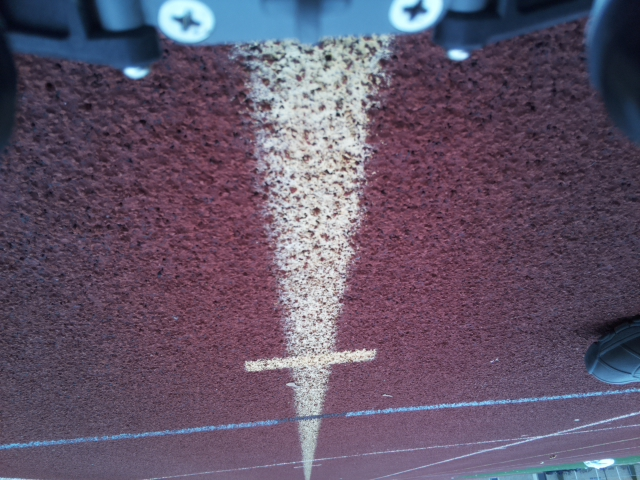
#> input picture InputImages/low_res_pic_14.jpg, 640 x 480 px
$ python LineDetector.py
#> lines starting #> are read from the running program, lines starting #| are printed output that depends on the picture; pictures that were not available may be replaced by others from this repository, and a replacement may not be noted
### VideoPlayer.py
import numpy as np
import cv2 as cv
import sys

class VideoPlayer(object):

    def __init__(self, file_name):
        self.file_name = file_name
        self.cap = cv.VideoCapture(self.file_name)

        #Make sure the file is valid
        if( self.cap.isOpened() == False):
            raise NameError("Could not find filename {}".format(self.file_name))

    def __del__(self):
        self.cap.release()

    #Returns next frame of video as an image (np.array)
    def next_frame(self):
        ret, frame = self.cap.read()
        return ret, frame

    #Plays the whole video using cv.imshow
    #stops when user hits q
    # [22 lines left out: functions play_all, wait_for_key, not called in this run]

    #Display a frame using cv.imshow and wait 50ms for frame to appear
    #returns true if q pressed
    def show_frame(self,frame):
        cv.imshow('frame',frame)
        if cv.waitKey(50) & 0xFF == ord('q'):
            return True
        else:
            return False
"""
#cap = cv.VideoCapture('TrackDC_Video_4.h264')
cap = cv.VideoCapture('TrackDC_Intercepting_Lines.h264')

while(cap.isOpened() ):
    ret, frame = cap.read()

    cv.imshow('frame',frame)
    #print(frame

    #key = cv.waitKey(5)
    if cv.waitKey(50) & 0xFF == ord('q'):
        break

cap.release()

"""
# [15 lines that do not run on import are left out]

### LineDetector.py
import cv2 as cv
import numpy as np
import math as math
import time
import VideoPlayer

#Global Output folder (for testing)
output_folder = 'OutputImages/'

#Colors for drawing on image
green = [0,255,0]
purple = [255,0,255]
blue = [255,0,0]

### Classes

class YInterceptLine(object):
    #Line represented by: y = m*x+b

    def __init__(self, _m, _b):
        self.m = _m
        self.b = _b

    #Predict the y value
    def predict_y(self, x):
        #y = m*x + b
        return (self.m * x) + self.b

    #Predict the x value
    def predict_x(self, y):
        #x = (y-b) / m
        return (y - self.b) / self.m

    #Draw this line on given image
    # [7 lines left out: function draw, not called in this run]

class PolarLine(object):
    #Line represented by: r = x *cos(theta) + y*sin(theta)

    def __init__(self, _rho, _theta):
        self.rho = _rho
        self.theta = _theta

    #Predict the y value
    def predict_y(self, x):
        #Y = (r-Xcos(theta)) / sin(theta)
        return (self.rho - (x*np.cos(self.theta))) / np.sin(self.theta)

    #Given y, predict the x value
    def predict_x(self, y):
        #X = (r-Ysin(theta)) / cos(theta)
        return (self.rho - (y*np.sin(self.theta))) / np.cos(self.theta)

    #Draw this line on given image
    def draw(self, img):
        color = [0,255,0]
        left_x = 0
        right_x = img.shape[1] #columns
        pt1 = (left_x, int(self.predict_y(left_x)) )
        pt2 = (right_x, int(self.predict_y(right_x)) )
        #print("pt1,pt1",pt1,pt2)
        cv.line( img, pt1, pt2, color, 2)


#This is a pipeline that applies dilate, gaussian blur, then a canny filter to output edges.
#Tuned for 320x240 image
#Input - 320x240 gray image (8 bit input)
#output - 320x240 edge image (1 for edge, 0 for not)
def FilterPipeline(img_gray):

    #dilation params
    #Dilation takes max within kernel, and applies it to every other pixel within kernel
    dilate_kernal_size = 5
    dilate_kernel = cv.getStructuringElement(cv.MORPH_RECT, (dilate_kernal_size,dilate_kernal_size) )

    #Gauss kernal params
    gauss_kernel_size = 21
    gauss_kernel = (gauss_kernel_size,gauss_kernel_size)
    gauss_sigma = 3 #for both x and y

    #Canny filter params
    #Recommended upper is 2x-3x lower threshold (rec by openCV)
    lower_canny_threshold = 25
    upper_canny_threshold = 75
    canny_kernel_size = 3

    #Step 1 of Filter - Dilate
    filtered_img = cv.dilate(src=img_gray, kernel=dilate_kernel)

    #Step 2 of Filter - Gaussian Blur
    filtered_img = cv.GaussianBlur(
       src=filtered_img,ksize=gauss_kernel, sigmaX=gauss_sigma, sigmaY=gauss_sigma,\
       borderType=cv.BORDER_REPLICATE)
    # [6 lines of commented-out code are left out]
    edges = cv.Canny(
        image=filtered_img,threshold1=lower_canny_threshold,threshold2=upper_canny_threshold, \
        apertureSize=canny_kernel_size)
    #cv.imwrite(output_folder + "edges.jpg",edges)

    return edges

#Outputs Houghlines tuned for 320x240 image
# Uses cv.HoughLinesP if probabilistic=True, which outputs lines as two (x,y) points
# default uses cv.HoughLines, which outputs lines in rho,theta format
def FindLines(edge_img, probabilistic=False):
    rho_resolution = 1 #distance resolution of accumulator in pixels
    theta_resolution = np.pi / 180 #angle resolution of accumulator in rads
    threshold = 50 #only return lines with greater number of votes

    #for HoughLInesP
    min_line_length = 50#100
    max_line_gap = 50#100

    if probabilistic:
        lines = cv.HoughLinesP(edge_img, rho=rho_resolution, theta=theta_resolution, threshold=threshold, minLineLength=min_line_length, maxLineGap=max_line_gap)
    else:
        lines = cv.HoughLines(edge_img,rho_resolution,theta_resolution,threshold)#,min_theta=0,max_theta=2*np.pi)

    return lines

# Take HoughLines and eliminate unlikely candidates. Then group using kmeans and output as np array
def FilterForTrackLaneLines(lines, probabilistic=False):

    #Raise an exception if there are less than the two edges of a single line. Clustering assumes atleast 2
    if lines.shape[0] < 2:
        raise Exception('Expected atleast 2 lines before filter. Found {}'.format(lines.shape[0]))

    #Step 1: Take output of HoughLines(P) and convert to useful np matrix format
    if probabilistic:
        clustering_lines = np.zeros( (lines.shape[0],2) )
        count = 0
        for line in lines:
            #print("Line #{}".format(count) )
            coords = line[0]
            pt1 = (coords[0],coords[1])
            pt2 = (coords[2],coords[3])

            #Creating numpy matrix from tuple to feed to kmeans
            slope_intercept = ConvertToSlopeIntercept(coords)
            #print("Slope = {} , B = {} ".format(slope_intercept[0],slope_intercept[1]))
            clustering_lines[count] = np.array(slope_intercept)
            count += 1

    else:
        matrix_shape = (lines.shape[0],lines.shape[2])
        clustering_lines = lines.reshape(matrix_shape)

    #Step 2 - Eliminate lines that are unlikely to be track lane lines
    if probabilistic:
        #Filter lines that are too horizontal (+-30deg of 0 which is horizontal)
        #tan(theta) = opp/adj -> rise/run -> slope. tan(theta) == slope
        lower_angle_threshold = np.tan(30 * np.pi/180)
        upper_angle_threshold = np.tan(-30 * np.pi/180)

        selection_array = (clustering_lines[:,0] >= lower_angle_threshold) | (clustering_lines[:,0] <= upper_angle_threshold)
        clustering_lines = clustering_lines[selection_array]
    else:
        #Filter lines that are too horizontal (60-120deg, +-30deg of 90 which is horizontal)
        lower_angle_threshold = 60 * np.pi/180
        upper_angle_threshold = 120 * np.pi/180

        selection_array = (clustering_lines[:,1] <= lower_angle_threshold) | (clustering_lines[:,1] >= upper_angle_threshold)
        clustering_lines = clustering_lines[selection_array]

    #print ("filtered clustering lines")
    #print (clustering_lines)

    #Raise an exception if there are less than the two lines after filtering. Centering assumes atleast 2
    if clustering_lines.shape[0] < 2:
        raise Exception('Expected atleast 2 lane lines after filter. Found {}'.format(clustering_lines.shape[0]))

    #Step 3 - Cluster remaining lines so that we have 2 groups.
    if probabilistic:
        # probabilistic lines are in slope-intercept (m,b) format so cluster on that
        criteria = (cv.TERM_CRITERIA_MAX_ITER, 10, 0.001)
        clustering_lines = np.float32(clustering_lines)
        ret,label,best_lines=cv.kmeans(clustering_lines,2,None,criteria,10,cv.KMEANS_RANDOM_CENTERS)

    else:
    # standard hough lines in polar(rho,theta). This has discontinuity on when going from 2pi->0...
    # ...so we convert to (x,y) representation and cluster on those points
        #Convert to x/y form using sin/cos to avoid discontinuities in (theta 0-2pi, and rho negative distance)
        xy_clustering = np.copy(clustering_lines)
        xy_clustering[:,0] = np.sin(clustering_lines[:,1]) * clustering_lines[:,0] #y's = sin(theta) * rho
        xy_clustering[:,1] = np.cos(clustering_lines[:,1]) * clustering_lines[:,0] #x's = cos(theta) * rho

        #kmeans clustering
        criteria = (cv.TERM_CRITERIA_MAX_ITER, 10, 0.001)
        xy_clustering = np.float32(xy_clustering)
        ret,label,centers_xy=cv.kmeans(xy_clustering,2,None,criteria,10,cv.KMEANS_RANDOM_CENTERS)

        #convert back to theta/rho
        best_lines=np.copy(centers_xy)
        best_lines[:,0] = np.sqrt(centers_xy[:,0]*centers_xy[:,0] + centers_xy[:,1]*centers_xy[:,1]) #rho
        #best_lines[:,1] = np.arctan(centers_xy[:,0]/centers_xy[:,1])
        best_lines[:,1] = np.arctan2(centers_xy[:,0],centers_xy[:,1])

        #print("KMeans Centers -- \n{}".format(best_lines))

    return best_lines

# make sure that any lines in given input, reach from the top of the image to bottom (within img dimensions)
# Input - prediction_lines - List of Yintercept/PolarLines
#   image_shape - shape of image to check dimensions of (rows,columns)
# Output - returns list of lines that fit within dimensions while spanning top to bot
# [14 lines left out: function FilterForTopToBotLines, not called in this run]

#Predict the x position corresponding to y for each line, then take the middle of those two
def PredictLinesCenterX(y,prediction_lines):
    x_sum = 0
    for line in prediction_lines:
        x_sum += line.predict_x(y)

    center_point = ( int(x_sum / len(prediction_lines) ), y)

    return center_point


#Finds the center of two (x,y) points and returns (x,y) as integers
# [61 lines left out: functions FindCenter, ConvertToSlopeIntercept, DrawLines, not called in this run]


#Given image, find the track lines and return grouped lines (merged)
# Probabilistic - determines whether lines found using HoughLInes or HoughLinesP
#Returns: list of lines (lines as either YinterceptLine class or PolarLine depending)
def FindAndGroupLines(test_img, probabilistic = False):

    # [7 lines of commented-out code are left out]
    img_gray = test_img

    #Step 1 - Pass through filters
    edges = FilterPipeline(img_gray)

    #Step 2 - Find all Lines within image
    lines = FindLines(edges,probabilistic)

    #Step 3 - Eliminate non-track lines, and then group to find most likely line
    #TODO: How to handle if camera FOV is large and sees more than 1 track lane? - bin by distance 2 center?
    best_lines = FilterForTrackLaneLines(lines, probabilistic)

    #convert to classes for ease of calculating x/y from line format
    prediction_lines = []
    if probabilistic:
        for i, line in enumerate(best_lines):
            prediction_lines.append(YInterceptLine(best_lines[i,0],best_lines[i,1]))
    else:
        for i, line in enumerate(best_lines):
            prediction_lines.append(PolarLine(best_lines[i,0],best_lines[i,1]))

    #draw lines on img for visualization
    for line in prediction_lines:
        line.draw(test_img)

    #Step 3.5 - Another elimination step. Check that all best_lines touch top and bottom of picture
    # --- this ended up filtering out some lines we want. may revisit later
    #prediction_lines = FilterForTopToBotLines(prediction_lines,test_img.shape)
    #prediction_lines = [line1]
    return prediction_lines

#Find the center point of track lane line in image
#   Return as (x,y) - where y is assumed to be half the image height
def LaneCenterFinder(test_img, prediction_lines):

    #Step 4 - Find center
    #print("Lane Center Finder test_img shape", test_img.shape)
    middle_y = int(test_img.shape[0] / 2)
    #center_point = PredictLinesCenterX(middle_y,line1,line2)
    center_point = PredictLinesCenterX(middle_y,prediction_lines)

    #Draw output
    #For testing purposes
    cv.circle(test_img, center_point, 3, blue, thickness=3, lineType=8, shift=0)
    # [6 lines of commented-out code are left out]


    return center_point

def windows_mp4_video_writer(filename,frame_size,fps=24):
    fourcc = cv.VideoWriter_fourcc(*'MP4V')
    return cv.VideoWriter(filename,fourcc,fps,frame_size)

def play_video_with_line_detection(video_file,write_video=False):
    video_player = VideoPlayer.VideoPlayer(video_file)

    ret, next_frame = video_player.next_frame()
    quit = False
    if(write_video):
        w = 320
        h = 240
        video_out = windows_mp4_video_writer('processed_video.avi', (w,h), 26)
    while (ret == True) and (quit == False):
        ##PROCESS FRAME##
        #Current filter pipeline designed for 320x240, have to downsample mannually (future config camera)
        downsampled_orig = cv.pyrDown(src=next_frame)

        best_lines = FindAndGroupLines(downsampled_orig)
        LaneCenterFinder(downsampled_orig,best_lines)
        ##################

        #cv.imshow('frame',next_frame)
        quit = video_player.show_frame(downsampled_orig)
        ret, next_frame = video_player.next_frame()

        if write_video:
            video_out.write(downsampled_orig)

    if write_video:
        video_out.release()

if __name__ == "__main__":

    input_filename = 'InputImages/low_res_pic_14.jpg'
    img = cv.imread(input_filename)
#> img is the input picture: shape (480, 640, 3); mean B, G, R 105.5, 85.3, 98.6
    img_gray = cv.cvtColor(img,cv.COLOR_BGR2GRAY)

    timec1 = time.clock()
    timet1 = time.time()

    #Current filter pipeline designed for 320x240, have to downsample mannually stills (video camera configured)
    downsampled_orig = cv.pyrDown(src=img)
    img_gray = cv.pyrDown(src=img_gray, dst=img_gray ) #defaults to half size
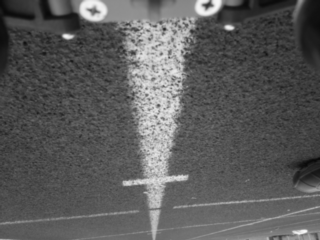
#> img_gray: shape (240, 320); min 8, max 250, mean 91.6

    timec2 = time.clock()
    timet2 = time.time()
    #print(timet2-timet1,timec2-timec1)

    #Verify shape
    #downsampled_orig = img
    if ((downsampled_orig.shape[0]!=240) or  (downsampled_orig.shape[1] != 320) ):
        print("Error in expected shape. Got {} expexted {}".format(downsampled_orig.shape[0:2],(240,320)) )
        exit()
    #Test(img_gray)
    print ("downsampled_orig.shape",downsampled_orig.shape)
#| downsampled_orig.shape (240, 320, 3)
    best_lines = FindAndGroupLines(downsampled_orig)
#> in FilterPipeline, `edges = cv.Canny( image=filtered_img,threshold1=lower_canny_threshold,..`:
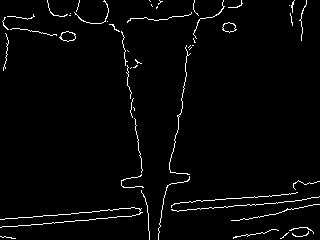
#> edges: shape (240, 320); 2.6% white in thin lines or dots
#> in FindLines, `lines = cv.HoughLines(edge_img,rho_resolution,theta_resolution,thresho..`: lines = 17 rows, first 8: [218, 1.48], [226, 1.48], [220, 1.47], [214, 1.5], [196, 0.175], [227, 1.47], [217, 1.52], [-116, 3]
#> in FilterForTrackLaneLines, `clustering_lines = lines.reshape(matrix_shape)`: clustering_lines has the same summary as lines in FindLines
#> in FilterForTrackLaneLines, `clustering_lines = clustering_lines[selection_array]`: clustering_lines = [[196, 0.175], [-116, 3], [193, 0.157], [198, 0.192], [-114, 2.98], [-119, 3.02], [192, 0.122]]
#> in FilterForTrackLaneLines, `xy_clustering = np.copy(clustering_lines)`: xy_clustering has the same summary as clustering_lines
#> in FilterForTrackLaneLines, `xy_clustering = np.float32(xy_clustering)`: xy_clustering = [[34.04, 193], [-16.14, 114.9], [30.19, 190.6], [37.78, 194.4], [-17.83, 112.6], [-14.5, 118.1], [23.4, 190.6]]
#> in FilterForTrackLaneLines, `ret,label,centers_xy=cv.kmeans(xy_clustering,2,None,criteria,10,cv.KME..`: ret = 144.5; label = [0, 1, 0, 0, 1, 1, 0]; centers_xy = [[31.35, 192.1], [-16.16, 115.2]]
#> in FindAndGroupLines, `best_lines = FilterForTrackLaneLines(lines, probabilistic)`: best_lines = [[194.7, 0.162], [116.3, -0.139]]
#> the loop in FindAndGroupLines, `for i, line in enumerate(best_lines):` made 2 passes
#> after the loop in FindAndGroupLines, `for i, line in enumerate(best_lines):`: prediction_lines = 2 items
#> the loop in FindAndGroupLines, `for line in prediction_lines:` made 2 passes
#> (color in draw, left_x in draw, right_x in draw, pt1 in draw, pt2 in draw) on passes 1 to 2: ([0, 255, 0], 0, 320, (0, 1208), (320, -752)), ([0, 255, 0], 0, 320, (0, -837), (320, 1443))
#> best_lines = 2 items
    LaneCenterFinder(downsampled_orig,best_lines)
#> the loop in PredictLinesCenterX, `for line in prediction_lines:` made 2 passes
#> x_sum on passes 1 to 2: 177.7, 312
#> after the loop in PredictLinesCenterX, `for line in prediction_lines:`: x_sum = 312
#> in PredictLinesCenterX, `center_point = ( int(x_sum / len(prediction_lines) ), y)`: center_point = (155, 120)
#> in LaneCenterFinder, `cv.circle(test_img, center_point, 3, blue, thickness=3, lineType=8, sh..`:
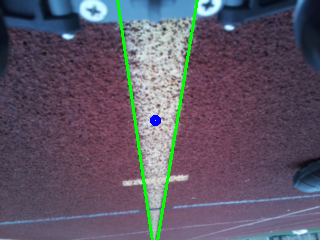
#> test_img: shape (240, 320, 3); mean B, G, R 103.1, 87.7, 95.9

    print("---Video Playback---")
    #play_video_with_line_detection('InputImages/TrackDC_Intercepting_Lines.h264')
    play_video_with_line_detection('TrackDC_Video_3.h264')
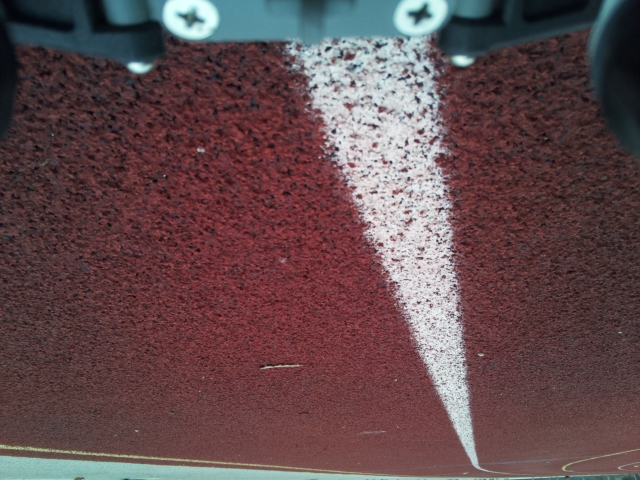
#> input picture InputImages/low_res_pic_11.jpg, 640 x 480 px, given in place of TrackDC_Video_3.h264, which was not available
#> in next_frame, frame is the input picture: shape (480, 640, 3); mean B, G, R 78, 75, 98.9
#> in play_video_with_line_detection, `ret, next_frame = video_player.next_frame()`: ret = True
#> the loop in play_video_with_line_detection, `while (ret == True) and (quit == False):` made 1 pass; (key q is pressed on pass 1)
#> pass 1, in FilterPipeline (call 2), `filtered_img = cv.GaussianBlur( src=filtered_img,ksize=gauss_kernel, s..`:
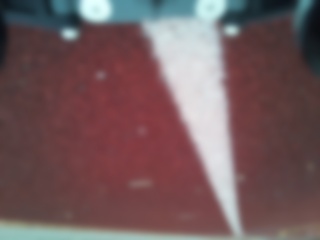
#> filtered_img: shape (240, 320, 3); mean B, G, R 92.7, 90.3, 115.1
#> pass 1, in FilterPipeline (call 2), `edges = cv.Canny( image=filtered_img,threshold1=lower_canny_threshold,..`:
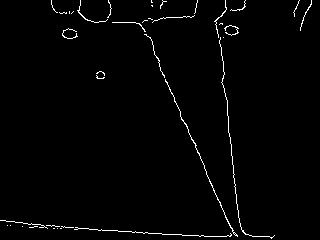
#> edges: shape (240, 320); 1.6% white in thin lines or dots
#> after the loop in play_video_with_line_detection, `while (ret == True) and (quit == False):`:
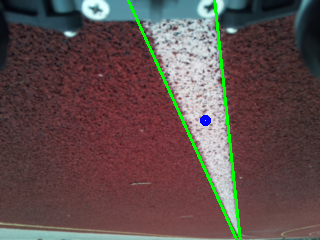
#> downsampled_orig: shape (240, 320, 3); mean B, G, R 76.1, 77.9, 96.3
